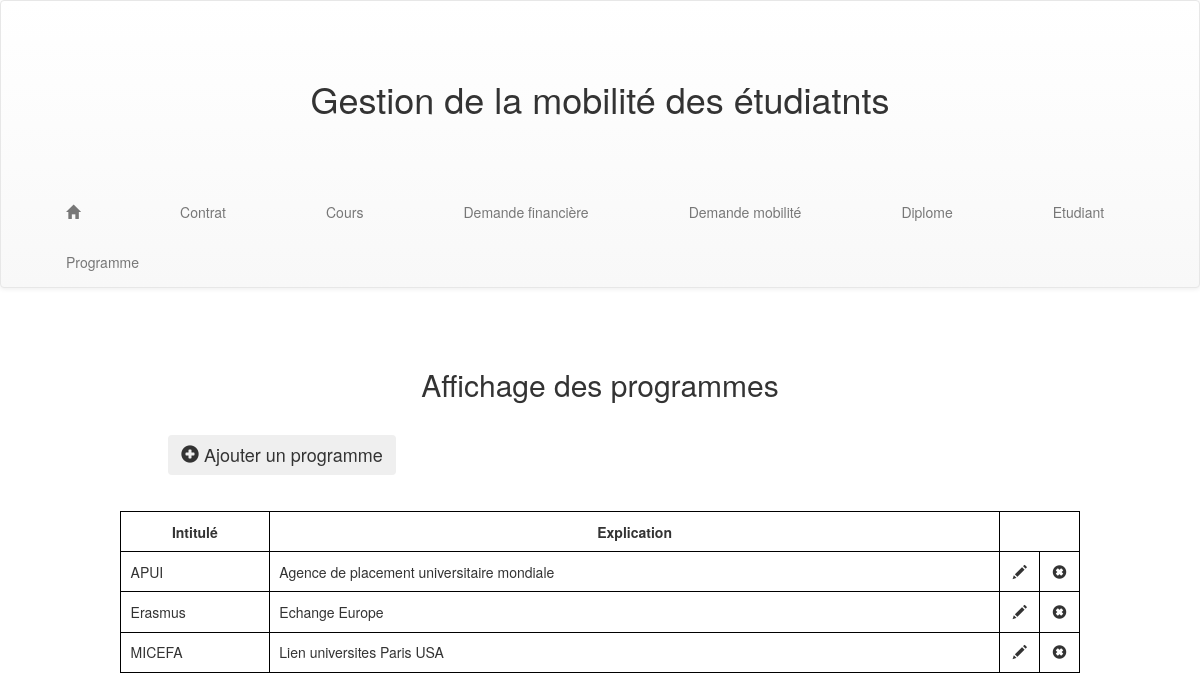
/Projet_RTAI/afficherProgrammes.php, run on the app's committed database.
### tables this page shows
CREATE TABLE IF NOT EXISTS `programmes` (
  `INTITULEP` varchar(128) NOT NULL,
  `EXPLICATION` varchar(128) DEFAULT NULL,
  PRIMARY KEY (`INTITULEP`)
);

### Projet_RTAI/afficherProgrammes.php (the view, shortened to what this page needs)
<?php
  include 'connexion.php';
?>
<!DOCTYPE html>
<html>
  <head>
    <link rel="stylesheet" href="https://maxcdn.bootstrapcdn.com/bootstrap/3.3.7/css/bootstrap.min.css">
    <link rel="stylesheet" href="https://maxcdn.bootstrapcdn.com/bootstrap/3.3.7/css/bootstrap-theme.min.css">
    <link rel="stylesheet" href="style.css">
  </head>
  <body>
    <nav class="navbar navbar-default">
      <div class="container-fluid">
        <a href="index.php"><h1 id="titre">Gestion de la mobilité des étudiatnts</h1></a>
        <ul class="nav navbar-nav">
          <li><a href="index.php"><span class="glyphicon glyphicon-home" aria-hidden="true"></span></a></li>
          <li><a href="afficherContrats.php">Contrat</a></li>
          <li><a href="afficherCours.php">Cours</a></li>
          <li><a href="#">Demande financière</a></li>
          <li><a href="#">Demande mobilité</a></li>
          <li><a href="afficherDiplomes.php">Diplome</a></li>
          <li><a href="afficherEtudiants.php">Etudiant</a></li>
          <li><a href="afficherProgrammes.php">Programme</a></li>
        </ul>
      </div>
    </nav>
    <h2 id="titre2">Affichage des programmes</h2>
    <button type="button" id="ajout" class="btn btn-light" aria-label="Left Align">
      <a href="ajouterProgramme.php"><span class="glyphicon glyphicon-plus-sign" aria-hidden="true"></span> Ajouter un programme</a>
    </button>
    <table>
      <tr>
        <th class="titre">Intitulé</th>
        <th class="titre">Explication</th>
      </tr>
      <?php
  	   $res = $linkpdo->query("SELECT * FROM programmes");
  	   while ($data = $res->fetch()) {
      ?>
        <tr>
        	<th><?php echo $data[0]; ?></th>
        	<th><?php echo $data[1]; ?></th>
          <td><?php echo '<a href="modifierProgramme.php?ID='.$data['INTITULEP'].'"><span class="glyphicon glyphicon-pencil" aria-hidden="true"></span></a>'; ?></td>
      		<td><?php echo '<a href="supprimerProgramme.php?ID='.$data['INTITULEP'].'"><span class="glyphicon glyphicon-remove-sign" aria-hidden="true"></span></a>'; ?></td>
      	</tr>
      <?php
        }
      ?>
  	</table>
  </body>
</html>

### Projet_RTAI/style.css (style rules this page uses)
ul { width: 100%; }
li { margin-left: 3%; margin-right: 3%; }
#titre { text-align: center; padding-bottom: 5%; padding-top: 5%; }
#titre2 { text-align: center; padding-top: 5%; padding-bottom: 2%; }
table { border: 1px solid black; border-collapse:collapse; margin: auto; margin-top: 3%; margin-bottom: 10%; width: 80%; }
td { border: 1px solid black; text-align: center; }
th { border: 1px solid black; padding-left: 1%; padding-right: 1%; padding-top: 1%; padding-bottom: 1%; font-weight: normal; }
.titre { text-align: center; font-weight: bold; }
a { color: #333; }
#ajout { margin-left: 14%; font-size: 18px; }

### data on the page
programmes: INTITULEP "APUI", EXPLICATION "Agence de placement universitaire mondiale"
programmes: INTITULEP "Erasmus", EXPLICATION "Echange Europe"
programmes: INTITULEP "MICEFA", EXPLICATION "Lien universites Paris USA"
